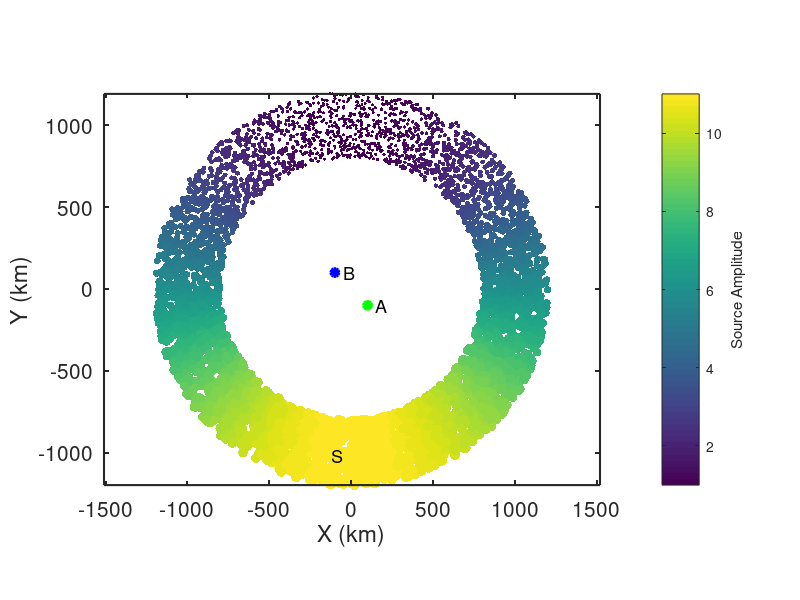

MATLAB code to generate this figure: (Note: this script raises an error after producing the figure.)
% Following Wapenaar et al. (2005) time-reversal approach.
%
% This version generates sources at every source location Si along a ring S
% that contains a virtual source A and receiver B. The purpose is to
% give physical intuition behind the acausal (B --> A) and causal (A --> B)
% arrivals in ambient noise.
%
% jbrussell - 7/2023

clear; close all;

addpath('../functions/');

dx = 10; % km
x = [-1000:dx:1000]; % km
y = [-1000:dx:1000]; % km
dt = 1; % sec
Ndays = 10;
t = [0:dt:60*60]; % [sec] daily time axis

% Location of virtual source (A)
x_Asrc = 100; % km
y_Asrc = -100; % km

% Location of receiver (B)
x_Brec = -100; % km
y_Brec = 100; % km

% Location of "source" ring (S)
N_sources = 5000; % Number of sources
N_excite = 1; % number of times to randomly excite each Source each hour
dr_S = 200; % [km] width of annulus, S
r_S = 1000 + (dr_S*2*rand(N_sources,1)' - dr_S); %1000; % [km] radius of source ring
% dtheta = 0.1;
theta_S = 360*rand(N_sources,1)'; %[0:dtheta:360-dtheta];
% r_S(theta_S>90 & theta_S<180) = []; % remove sector of sources
% theta_S(theta_S>90 & theta_S<180) = []; % remove sector of sources
x_S = r_S.*sind(theta_S);
y_S = r_S.*cosd(theta_S);
% amp_S = ones(size(x_S)); % amplitude of sources
amp_S = ones(size(theta_S)) .* (cosd(theta_S-180)*5+6); % amplitude of sources

% Gaussian/Ricker wavelet properties
% c = 3.5; % [km/s] phase velocity
grv = 3.5; % [km/s] group velocity
% sig = 40; % km;
f_cent = 1/8; % 1/100; % [1/s] freq


figure(98); clf;
box on; hold on;
plot(x_Asrc,y_Asrc,'og','linewidth',2,'MarkerFaceColor','g');
text(x_Asrc+50,y_Asrc,'A','fontsize',13);
plot(x_Brec,y_Brec,'ob','linewidth',2,'MarkerFaceColor','b');
text(x_Brec+50,y_Brec,'B','fontsize',13);
scatter(x_S,y_S,amp_S*5,amp_S,'o','filled');
text(x_S(1),y_S(1)+75,'S','fontsize',13);
axis square; axis equal;
set(gca,'fontsize',15,'linewidth',1.5,'layer','top');
xlabel('X (km)');
ylabel('Y (km)');
cb = colorbar;
ylabel(cb,'Source Amplitude');
colormap(viridis);

%% Generate wavefield at ring of sources S

% Build frequency and time axes
Nt = length(t);
Fs = 1./dt;
f = Fs*(0:(Nt/2))/Nt;
time = ([0:Nt-1]-floor(Nt/2))*dt;  % build lagtime vector for plotting
time = [time(time<0), time(time>=0)];

% Expected time between A and B
R_A_B = sqrt((x_Asrc-x_Brec).^2 + (y_Asrc-y_Brec).^2); % [km] distance from A to B
t_A_B = R_A_B ./ grv;

% Theoretical prediction of ccf from Goran's class notes
ccf_pre = real(1 ./ sqrt(t_A_B.^2 - time.^2));
A = 1;
J0_pre = besselj(0,2*pi*f*t_A_B) * A;

cohsum = zeros(size(t));
ccf_auto = zeros(size(t));
ihrs_total = 0;
ccf_all = {};
cohsum_all = {};
ccf_misfit = [];
for iday = 1:Ndays
    for ihr = 1 : (24/(max(t)/60/60))
        % Generate wavefields at A and B due to random noise at all Si
        Si_A = zeros(size(t));
        Si_B = zeros(size(t));
        for isrc = 1:length(x_S)
            R_Si_A = sqrt((x_Asrc-x_S(isrc)).^2 + (y_Asrc-y_S(isrc)).^2); % [km] distance from Si to A
            R_Si_B = sqrt((x_Brec-x_S(isrc)).^2 + (y_Brec-y_S(isrc)).^2); % [km] distance from Si to B

            % Ricker wavelet
            % Generate random wavelet start times
            tshift = sort(0 + (max(t)-0) .* rand(N_excite,1));
            % Loop through and generate Ricker wavelets for Si
            for ii = 1:N_excite
                Si_A = Si_A + amp_S(isrc) .* ricker_wavelet(t-tshift(ii),R_Si_A,grv,f_cent);
                Si_B = Si_B + amp_S(isrc) .* ricker_wavelet(t-tshift(ii),R_Si_B,grv,f_cent);
            end
        end
        
        % Taper waveform
        Si_A = cos_taper(Si_A);
        Si_B = cos_taper(Si_B);

        % Calculate power spectra
        fftA = fft(Si_A);
        % fftA = spectrumwhiten_smooth(fftA,0.001);
%         P_A = abs(fftA/Nt);
%         P_A = P_A(1:Nt/2+1);
%         P_A(2:end-1) = 2*P_A(2:end-1);
        fftB = fft(Si_B);
        % fftB = spectrumwhiten_smooth(fftB,0.001);
%         P_B = abs(fftB/Nt);
%         P_B = P_B(1:Nt/2+1);
%         P_B(2:end-1) = 2*P_B(2:end-1);

        % Calculate cross-correlation (A --> B Causal; B --> A Acausal)
        cohsum = cohsum + fftB.*conj(fftA) ./ abs(fftB) ./ abs(fftA);
        ccf = real(ifft(cohsum,Nt)); % inverse FFT to get time domain
        ccf = fftshift(ccf); % rearrange values as [-lag lag]
        ccf = detrend(ccf);
        ccf = cos_taper(ccf);
        
        % Auto-correlation
%         ccf_auto = ccf_auto + xcorr(Si_A,Si_A,floor(length(t)/2));
        
        ihrs_total = ihrs_total + 1;
        ccf_all{ihrs_total} = ccf;
        cohsum_all{ihrs_total} = cohsum;
        ccf_misfit(ihrs_total) = sum((ccf_all{ihrs_total} ./ max(ccf_all{ihrs_total}) - ccf_pre ./ max(ccf_pre)).^2) / length(ccf_pre);
        
        if 1 && mod(ihrs_total,12)==0
            figure(99); clf;
            set(gcf,'position',[2         206        1730         814]);
            
            subplot(2,2,1); box on; hold on;
            plot(x_Asrc,y_Asrc,'og','linewidth',2,'MarkerFaceColor','g');
            text(x_Asrc+50,y_Asrc,'A','fontsize',13);
            plot(x_Brec,y_Brec,'ob','linewidth',2,'MarkerFaceColor','b');
            text(x_Brec+50,y_Brec,'B','fontsize',13);
            scatter(x_S,y_S,amp_S*5,amp_S,'o','filled');
            text(x_S(1),y_S(1)+75,'S','fontsize',13);
            axis square;
            set(gca,'fontsize',15,'linewidth',1.5,'layer','top');
            xlabel('X (km)');
            ylabel('Y (km)');
            cb = colorbar;
            ylabel(cb,'Source Amplitude');
            colormap(viridis);
            
            subplot(2,2,3); box on; hold on;
            plot([1:ihrs_total],ccf_misfit,'-b','linewidth',2);
            plot(ihrs_total,ccf_misfit(ihrs_total),'ok','linewidth',1,'markersize',12,'MarkerFaceColor','b');
            set(gca,'fontsize',15,'linewidth',1.5);
            xlabel('Data length (hr)');
            ylabel('Misfit');

            subplot(2,2,2); box on; hold on;
%             ccf_pre_conv = conv(ccf_pre,ccf_auto,'same');
            plot(time,ccf_all{ihrs_total} ./ max(ccf_all{ihrs_total}),'-k','linewidth',2);
            plot(time,ccf_pre ./ max(ccf_pre),'-r','linewidth',1);
%             plot(time,ccf_pre_conv ./ max(ccf_pre_conv),'--g','linewidth',1);
            set(gca,'fontsize',15,'linewidth',1.5)
            xlim([-200 200]);
            title([num2str(ihrs_total),' hrs']);
            xlabel('Lag Time (s)');
            ylabel('CCF_{A,B}');

            P_ccf = abs(cohsum_all{ihrs_total}/Nt);
            P_ccf = P_ccf(1:Nt/2+1);
            P_ccf(2:end-1) = 2*P_ccf(2:end-1);

%             subplot(2,1,2); box on; hold on;
%             plot(1./f,P_ccf,'-b');
%             plot(1./f,smooth(P_ccf,20),'-k','linewidth',2);
%             plot(1./f_cent*[1 1],[min(P_ccf) max(P_ccf)],'--r','linewidth',1.5);
%             % xlim([0 500]);
%             set(gca,'fontsize',15,'linewidth',1.5,'xscale','log','yscale','log')
%             xlabel('Period (s)');

            subplot(2,2,4); box on; hold on;
            J0 = real(cohsum_all{ihrs_total}(1:Nt/2+1));
            plot(f,J0 ./ rms(J0),'-b');
            plot(f,smooth(J0,10) ./ rms(J0),'-k','linewidth',2);
            plot(f,J0_pre ./ rms(J0_pre),'-r','linewidth',1);
            plot(f_cent*[1 1],[0 1],'--r','linewidth',1.5);
            % xlim([0 500]);
            set(gca,'fontsize',15,'linewidth',1.5,'xscale','linear','yscale','linear')
            xlabel('Freq (Hz)');
            ylabel('J_0');
            xlim([0 max(f)]);

            drawnow;
        end
    end
end

%%
clear OUTmovie

is_movieout = 1;

if is_movieout
        
    OUTmovie(length(1:1:ihrs_total)) = struct('cdata',[],'colormap',[]);
    OUTit = 0;
    for ii = 1:1:ihrs_total
    
        figure(3); clf;
        set(gcf,'position',[2         206        1730         814]);
        
        subplot(2,2,1); box on; hold on;
        plot(x_Asrc,y_Asrc,'og','linewidth',2,'MarkerFaceColor','g');
        text(x_Asrc+50,y_Asrc,'A','fontsize',13);
        plot(x_Brec,y_Brec,'ob','linewidth',2,'MarkerFaceColor','b');
        text(x_Brec+50,y_Brec,'B','fontsize',13);
        scatter(x_S,y_S,amp_S*5,amp_S,'o','filled');
        text(x_S(1),y_S(1)+75,'S','fontsize',13);
        axis square; axis equal;
        set(gca,'fontsize',15,'linewidth',1.5,'layer','top');
        xlabel('X (km)');
        ylabel('Y (km)');
        cb = colorbar;
        ylabel(cb,'Source Amplitude');
        colormap(viridis);
        
        subplot(2,2,3); box on; hold on;
        plot([1:ii],ccf_misfit(1:ii),'-b','linewidth',2);
        plot(ii,ccf_misfit(ii),'ok','linewidth',1,'markersize',12,'MarkerFaceColor','b');
        set(gca,'fontsize',15,'linewidth',1.5);
        xlim([0 length(ccf_misfit)]);
        ylim([0 max(ccf_misfit)]);
        xlabel('Data length (hr)');
        ylabel('Misfit');
        
        subplot(2,2,2); box on; hold on;
%         ccf_pre_conv = conv(ccf_pre,ccf_auto,'same');
        plot(time,ccf_all{ii} ./ max(ccf_all{ii}),'-k','linewidth',2);
        plot(time,ccf_pre ./ max(ccf_pre),'-r','linewidth',1);
%         plot(time,ccf_pre_conv ./ max(ccf_pre_conv),'--g','linewidth',1);
        set(gca,'fontsize',15,'linewidth',1.5)
        xlim([-200 200]);
        ylim([-0.3 1.1]);
        title([num2str(ii),' hrs']);
        xlabel('Lag Time (s)');
        ylabel('CCF_{A,B}');

        P_ccf = abs(cohsum_all{ii}/Nt);
        P_ccf = P_ccf(1:Nt/2+1);
        P_ccf(2:end-1) = 2*P_ccf(2:end-1);

%         subplot(2,1,2); box on; hold on;
%         plot(1./f,P_ccf,'-b');
%         plot(1./f,smooth(P_ccf,20),'-k','linewidth',2);
%         plot(1./f_cent*[1 1],[min(P_ccf) max(P_ccf)],'--r','linewidth',1.5);
%         % xlim([0 500]);
%         set(gca,'fontsize',15,'linewidth',1.5,'xscale','log','yscale','log')
%         xlabel('Period (s)');
        
        subplot(2,2,4); box on; hold on;
        J0 = real(cohsum_all{ii}(1:Nt/2+1));
        plot(f,J0 ./ rms(J0),'-b');
        plot(f,smooth(J0,10) ./ rms(J0),'-k','linewidth',2);
        plot(f,J0_pre ./ rms(J0_pre),'-r','linewidth',1);
        plot(f_cent*[1 1],[0 1],'--r','linewidth',1.5);
        % xlim([0 500]);
        set(gca,'fontsize',15,'linewidth',1.5,'xscale','linear','yscale','linear')
        xlabel('Freq (Hz)');
        ylabel('J_0');
        xlim([0 max(f)]);

        drawnow;

        OUTit = OUTit + 1;
        rect = get(gcf,'Position'); rect(1:2) = [0 0]; 
        OUTmovie(OUTit) = getframe(gcf,rect);
    end
    
    vid = VideoWriter(['noise_ccf_build_Sdonut_spurious','.avi']);
    vid.FrameRate = 10;
    open(vid);
    OUTmovie(1) = [];
    writeVideo(vid,OUTmovie);
    close(vid);
end
